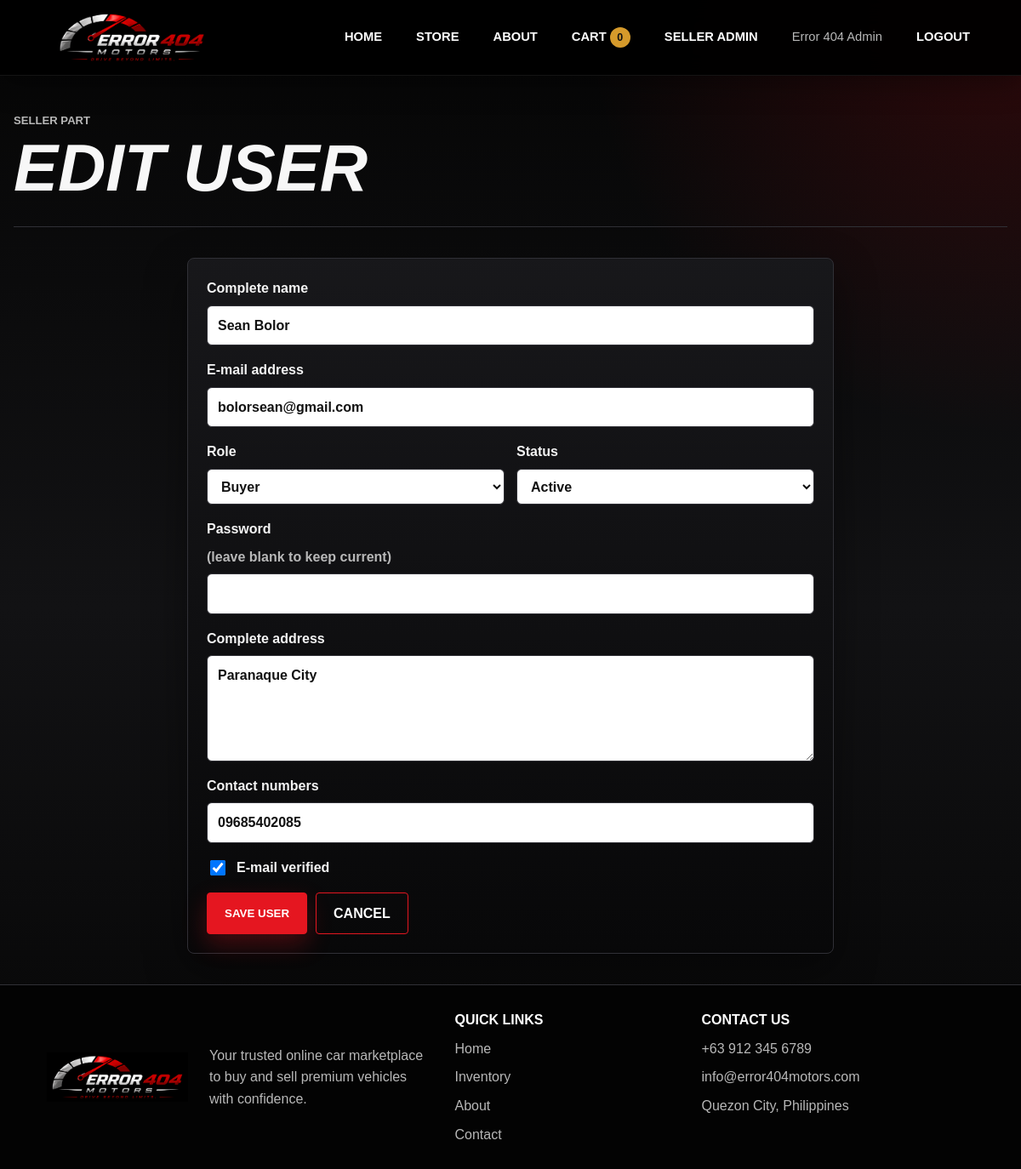
The page /error404motors/admin/user_form.php?id=2 (signed in) on the database its author committed.
### tables this page shows
CREATE TABLE `users` (
  `id` int(11) NOT NULL,
  `complete_name` varchar(120) NOT NULL,
  `email` varchar(160) NOT NULL,
  `password_hash` varchar(255) NOT NULL,
  `complete_address` text NOT NULL,
  `contact_numbers` varchar(80) NOT NULL,
  `role` enum('buyer','admin') NOT NULL DEFAULT 'buyer',
  `email_verified` tinyint(1) NOT NULL DEFAULT 0,
  `confirmation_token` varchar(128) DEFAULT NULL,
  `status` enum('active','disabled') NOT NULL DEFAULT 'active',
  `created_at` datetime NOT NULL,
  `updated_at` datetime NOT NULL
);

### error404motors/includes/functions.php (called while the page is built, shortened)
<?php
function db(): PDO
{
    static $pdo = null;
    if ($pdo instanceof PDO) {
        return $pdo;
    }
    $dsn = 'mysql:host=' . DB_HOST . ';dbname=' . DB_NAME . ';charset=utf8mb4';
    $pdo = new PDO($dsn, DB_USER, DB_PASS, [
        PDO::ATTR_ERRMODE => PDO::ERRMODE_EXCEPTION,
        PDO::ATTR_DEFAULT_FETCH_MODE => PDO::FETCH_ASSOC,
        PDO::ATTR_EMULATE_PREPARES => false,
    ]);
    return $pdo;
}
function h($value): string
{
    return htmlspecialchars((string) $value, ENT_QUOTES, 'UTF-8');
}
function app_base_path(): string
{
    $script = str_replace('\\', '/', $_SERVER['SCRIPT_NAME'] ?? '');
    $base = preg_replace('#/[^/]*$#', '', $script) ?: '';
    if (substr($base, -6) === '/admin') {
        $base = substr($base, 0, -6);
    }
    return $base === '/' ? '' : $base;
}
function url_for(string $path = ''): string
{
    return app_base_path() . '/' . ltrim($path, '/');
}
function current_user(): ?array
{
    static $cachedId = null;
    static $cachedUser = null;
    if ($cachedId === $_SESSION['user_id']) {
        return $cachedUser;
    }
    try {
        $stmt = db()->prepare('SELECT * FROM users WHERE id = ? LIMIT 1');
        $stmt->execute([$_SESSION['user_id']]);
        $cachedUser = $stmt->fetch() ?: null;
        $cachedId = $_SESSION['user_id'];
    } catch (Throwable) {
        return null;
    }
    return $cachedUser;
}
function require_login(): array
{
    $user = current_user();
    return $user;
}
function require_admin(): array
{
    $user = require_login();
    return $user;
}
function cart_count(): int
{
    return array_sum($_SESSION['cart'] ?? []);
}

### error404motors/admin/user_form.php (the view, shortened to what this page needs)
<?php
require_once __DIR__ . '/../includes/functions.php';
$admin = require_admin();
$id = isset($_GET['id']) ? (int) $_GET['id'] : 0;
$editing = $id > 0;
$values = [
    'complete_name' => '',
    'email' => '',
    'complete_address' => '',
    'contact_numbers' => '',
    'role' => 'buyer',
    'status' => 'active',
    'email_verified' => 1,
];
if ($editing) {
    $stmt = db()->prepare('SELECT * FROM users WHERE id = ? LIMIT 1');
    $stmt->execute([$id]);
    $found = $stmt->fetch();
    $values = array_merge($values, $found);
}
require_once __DIR__ . '/../includes/header.php';
?>
<section class="page-title admin-title">
    <p class="eyebrow">Seller part</p>
    <h1><?= $editing ? 'Edit User' : 'Add User' ?></h1>
</section>
<section class="section narrow">
    <form class="panel-form" method="post" action="<?= h(url_for('admin/user_form.php' . ($editing ? '?id=' . $id : ''))) ?>">
        <label>
            Complete name
            <input type="text" name="complete_name" value="<?= h($values['complete_name']) ?>" required>
        </label>
        <label>
            E-mail address
            <input type="email" name="email" value="<?= h($values['email']) ?>" required>
        </label>
        <div class="form-grid">
            <label>
                Role
                <select name="role">
                    <option value="buyer" <?= $values['role'] === 'buyer' ? 'selected' : '' ?>>Buyer</option>
                </select>
            </label>
            <label>
                Status
                <select name="status">
                    <option value="active" <?= $values['status'] === 'active' ? 'selected' : '' ?>>Active</option>
                </select>
            </label>
        </div>
        <label>
            Password <?= $editing ? '<span class="muted">(leave blank to keep current)</span>' : '' ?>
            <input type="password" name="password" minlength="8" <?= $editing ? '' : 'required' ?>>
        </label>
        <label>
            Complete address
            <textarea name="complete_address" rows="4" required><?= h($values['complete_address']) ?></textarea>
        </label>
        <label>
            Contact numbers
            <input type="text" name="contact_numbers" value="<?= h($values['contact_numbers']) ?>" required>
        </label>
        <label class="check-row">
            <input type="checkbox" name="email_verified" <?= (int) $values['email_verified'] === 1 ? 'checked' : '' ?>>
            E-mail verified
        </label>
        <div class="form-actions">
            <button class="button" type="submit">Save User</button>
            <a class="button secondary" href="<?= h(url_for('admin/users.php')) ?>">Cancel</a>
        </div>
    </form>
</section>
<?php require_once __DIR__ . '/../includes/footer.php'; ?>

### error404motors/includes/header.php (shortened to what this page needs)
<?php
$user = current_user();
$currentPage = basename($_SERVER['PHP_SELF']);
$stylesPath = __DIR__ . '/../assets/styles.css';
$stylesVersion = is_file($stylesPath) ? (string) filemtime($stylesPath) : '1';
?>
<!doctype html>
<html lang="en">
<head>
    <link rel="stylesheet" href="<?= h(url_for('assets/styles.css') . '?v=' . $stylesVersion) ?>">
</head>
<body>
<header class="site-header">
    <a class="brand" href="<?= h(url_for('index.php')) ?>" aria-label="<?= h(APP_NAME) ?>">
        <img class="brand-logo" src="<?= h(url_for('assets/logo.png')) ?>" alt="<?= h(APP_NAME) ?> logo">
    </a>
    <nav class="main-nav" data-main-nav>
        <a class="<?= $currentPage === 'index.php' ? 'active' : '' ?>" href="<?= h(url_for('index.php')) ?>">Home</a>
        <a class="<?= $currentPage === 'store.php' ? 'active' : '' ?>" href="<?= h(url_for('store.php')) ?>">Store</a>
        <a class="<?= $currentPage === 'about.php' ? 'active' : '' ?>" href="<?= h(url_for('about.php')) ?>">About</a>
        <a class="<?= $currentPage === 'cart.php' ? 'active' : '' ?>" href="<?= h(url_for('cart.php')) ?>">Cart <span class="pill"><?= cart_count() ?></span></a>
        <?php if ($user && $user['role'] === 'admin'): ?>
            <a href="<?= h(url_for('admin/index.php')) ?>">Seller Admin</a>
        <?php endif; ?>
        <?php if ($user): ?>
            <span class="nav-user"><?= h($user['complete_name']) ?></span>
            <a href="<?= h(url_for('logout.php')) ?>">Logout</a>
        <?php else: ?>
            <a class="nav-button outline <?= $currentPage === 'login.php' ? 'active' : '' ?>" href="<?= h(url_for('login.php')) ?>">Login</a>
            <a class="button small" href="<?= h(url_for('register.php')) ?>">Register</a>
        <?php endif; ?>
    </nav>
</header>
<main>

### error404motors/assets/styles.css (style rules this page uses)
:root { --ink: #f7f7f7; --muted: #b8b8b8; --soft: #dedede; --black: #050505; --black-2: #0b0b0c; --black-3: #141416; --panel: #101012; --panel-2: #18181b; --line: #303036; --red: #e51620; --red-dark: #9d0d13; --gold: #d59a2b; --paper: #080809; --shadow: 0 18px 50px rgba(0, 0, 0, 0.42); }
* { box-sizing: border-box; }
html { scroll-behavior: smooth; }
body { margin: 0; font-family: Arial, Helvetica, sans-serif; color: var(--ink); background: radial-gradient(circle at top right, rgba(229, 22, 32, 0.18), transparent 32rem), linear-gradient(180deg, #050505 0%, #121214 52%, #050505 100%); line-height: 1.6; }
a { color: inherit; text-decoration: none; }
img { max-width: 100%; display: block; }
main { min-height: 72vh; }
.site-header { position: sticky; top: 0; z-index: 20; display: flex; align-items: center; justify-content: space-between; gap: 22px; padding: 12px clamp(18px, 4vw, 52px); background: rgba(0, 0, 0, 0.94); border-bottom: 1px solid rgba(255, 255, 255, 0.08); box-shadow: 0 8px 34px rgba(0, 0, 0, 0.38); backdrop-filter: blur(14px); }
.brand { display: inline-flex; align-items: center; min-width: 0; }
.brand-logo { flex: 0 0 auto; width: 214px !important; max-width: 214px !important; height: 64px !important; max-height: 64px !important; object-fit: contain !important; }
.main-nav { display: flex; align-items: center; justify-content: flex-end; gap: 16px; flex-wrap: wrap; font-weight: 800; letter-spacing: 0; text-transform: uppercase; }
.main-nav a, .nav-user { position: relative; padding: 10px 12px; border-radius: 4px; color: #ffffff; font-size: 0.92rem; }
.nav-user { color: var(--muted); text-transform: none; font-weight: 500; }
.pill, .badge { display: inline-flex; align-items: center; justify-content: center; min-width: 24px; height: 24px; padding: 0 8px; border-radius: 999px; background: var(--gold); color: #111111; font-weight: 900; font-size: 0.78rem; }
.button { display: inline-flex; align-items: center; justify-content: center; min-height: 44px; padding: 11px 20px; border: 1px solid var(--red); border-radius: 4px; background: var(--red); color: #ffffff; font-weight: 900; text-transform: uppercase; cursor: pointer; box-shadow: 0 12px 28px rgba(229, 22, 32, 0.28); }
.button.secondary { background: transparent; color: #ffffff; border-color: var(--red); box-shadow: none; }
.eyebrow { margin: 0 0 8px; color: var(--red); font-size: 0.82rem; font-weight: 900; text-transform: uppercase; }
h1, h2, h3, p { margin-top: 0; }
h1 { font-size: clamp(2.8rem, 6.5vw, 5.8rem); line-height: 0.95; margin-bottom: 14px; text-transform: uppercase; font-style: italic; font-weight: 900; }
.hero-actions, .form-actions { display: flex; flex-wrap: wrap; gap: 10px; }
.section, .page-title { width: min(1180px, calc(100% - 32px)); margin: 0 auto; }
.section { padding: 36px 0; }
.section.narrow { width: min(760px, calc(100% - 32px)); }
.page-title { padding: 42px 0 18px; }
.page-title p { max-width: 760px; color: var(--muted); }
.admin-title { border-bottom: 1px solid var(--line); }
.product-card, .notice-card, .panel-form, .summary-panel, .admin-action, .cart-item { border: 1px solid var(--line); border-radius: 8px; background: linear-gradient(180deg, rgba(24, 24, 27, 0.98), rgba(8, 8, 9, 0.98)); box-shadow: var(--shadow); }
input, select, textarea { width: 100%; min-height: 42px; border: 1px solid var(--line); border-radius: 6px; padding: 10px 12px; background: #ffffff; color: #111111; font: inherit; }
textarea { resize: vertical; }
label { display: grid; gap: 7px; color: #f4f4f4; font-weight: 700; }
.panel-form { display: grid; gap: 16px; padding: 22px; }
.form-grid { display: grid; grid-template-columns: repeat(2, minmax(0, 1fr)); gap: 14px; }
.check-row { display: flex; align-items: center; gap: 10px; }
.check-row input { width: 18px; min-height: 18px; }
.admin-action span, .muted { color: var(--muted); }

### rows shown on the page
users: complete_name "Error 404 Admin"
users: complete_name "Sean Bolor", email "bolorsean@gmail.com", role "Buyer", status "Active", complete_address "Paranaque City", contact_numbers "09685402085", email_verified "☑"

### other values the page prints
cart_count() "0"
